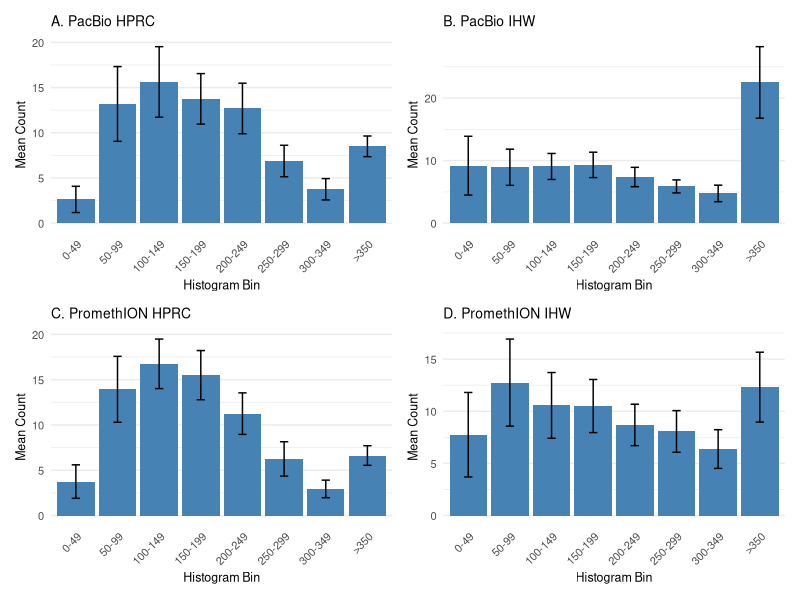
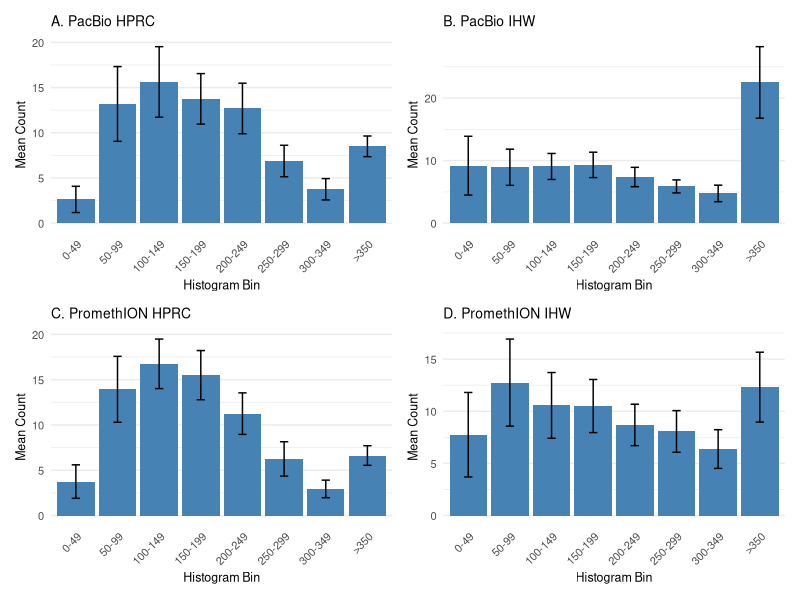
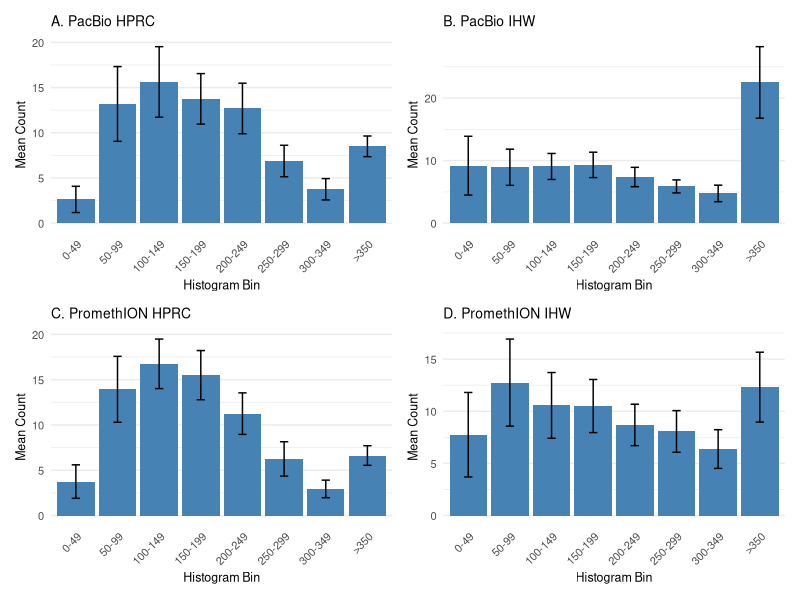

These figures' R source, in order:
# Load required libraries
library(ggplot2)
library(dplyr)
library(patchwork)

# Set working directory
setwd("/Users/matt/Documents/GitHub/mhc/scripts/visualizations/histogram/")

# Define maximum value for capping
max_value <- 400

# Read and Prepare Data for PacBio
pacbio_data <- read.table("pacbio_genes.txt", header = TRUE, sep = "\t", stringsAsFactors = FALSE)
pacbio_sample_data <- pacbio_data[, -1]
pacbio_sample_data[pacbio_sample_data > max_value] <- max_value

# Read and Prepare Data for PromethION
promethion_data <- read.csv("promethion_genes.csv", header = TRUE, stringsAsFactors = FALSE)
promethion_sample_data <- promethion_data[, -1]
promethion_sample_data[promethion_sample_data > max_value] <- max_value

# Define HPRC and IHW samples
hprc_samples <- c("HG002", "HG003", "HG004", "HG005", "HG01106", "HG01258",
                  "HG01928", "HG02055", "HG02630", "HG03492", "HG03579",
                  "NA19240", "NA20129", "NA21309", "NA24694", "NA24695")
ihw_samples <- c("IHW09021", "IHW09049", "IHW09071", "IHW09117", "IHW09118",
                 "IHW09122", "IHW09125", "IHW09175", "IHW09198", "IHW09200",
                 "IHW09224", "IHW09245", "IHW09251", "IHW09359", "IHW09364",
                 "IHW09409")

# Subset data for HPRC and IHW samples
pacbio_hprc_data <- pacbio_sample_data[, colnames(pacbio_sample_data) %in% hprc_samples]
pacbio_ihw_data <- pacbio_sample_data[, colnames(pacbio_sample_data) %in% ihw_samples]
promethion_hprc_data <- promethion_sample_data[, colnames(promethion_sample_data) %in% hprc_samples]
promethion_ihw_data <- promethion_sample_data[, colnames(promethion_sample_data) %in% ihw_samples]

# Calculate Number of Bins
num_bins <- ceiling(log2(length(pacbio_hprc_data[[1]])) + 1)
breaks <- seq(0, max_value, length.out = num_bins + 1)

# Function to Calculate Histogram Counts
calculate_histogram <- function(column, breaks) {
  hist(column, breaks = breaks, plot = FALSE)$counts
}

# Function to Create Plot
create_plot <- function(sample_group_data, group_name) {
  hist_counts <- apply(sample_group_data, 2, calculate_histogram, breaks = breaks)
  mean_counts <- rowMeans(hist_counts, na.rm = TRUE)
  sd_counts <- apply(hist_counts, 1, sd, na.rm = TRUE)
  n_samples_per_bin <- rowSums(!is.na(hist_counts))
  sem_counts <- sd_counts / sqrt(n_samples_per_bin)
  
  ymin <- pmax(mean_counts - sem_counts, 0)
  ymax <- mean_counts + sem_counts
  
  bin_labels <- paste0(
    as.integer(head(breaks, -1)), "-", as.integer(tail(breaks, -1) - 1)
  )
  bin_labels[length(bin_labels)] <- paste0(">", as.integer(breaks[length(breaks) - 1]))
  
  plot_data <- data.frame(
    BinLabel = factor(bin_labels, levels = bin_labels),
    MeanCount = mean_counts,
    SEM = sem_counts
  )
  
  ggplot(plot_data, aes(x = BinLabel, y = MeanCount)) +
    geom_bar(stat = "identity", fill = "steelblue") +
    geom_errorbar(aes(ymin = ymin, ymax = ymax), width = 0.2, color = "black") +
    labs(
      title = group_name,
      x = "Histogram Bin",
      y = "Mean Count"
    ) +
    theme_minimal() +
    theme(
      plot.title = element_text(size = 10, hjust = 0),      # Reduced plot title size
      axis.title.x = element_text(size = 9),               # Reduced x-axis title size
      axis.title.y = element_text(size = 9),               # Reduced y-axis title size
      axis.text.x = element_text(size = 8, angle = 45, hjust = 1),  # Reduced x-axis tick label size
      axis.text.y = element_text(size = 8),                # Reduced y-axis tick label size
      panel.grid.major.x = element_blank(),
      panel.grid.minor.x = element_blank()
    )
}

# Generate Plots
pacbio_hprc_plot <- create_plot(pacbio_hprc_data, "A. PacBio HPRC")
pacbio_ihw_plot <- create_plot(pacbio_ihw_data, "B. PacBio IHW")
promethion_hprc_plot <- create_plot(promethion_hprc_data, "C. PromethION HPRC")
promethion_ihw_plot <- create_plot(promethion_ihw_data, "D. PromethION IHW")

# Combine Plots using Patchwork
combined_plot <- (pacbio_hprc_plot | pacbio_ihw_plot) / (promethion_hprc_plot | promethion_ihw_plot)

# Display the Combined Plot
print(combined_plot)

# Save the Combined Plot
ggsave("histogram4.png", combined_plot, width = 169, units = "mm")
ggsave("histogram4.pdf", combined_plot, width = 169, units = "mm")
